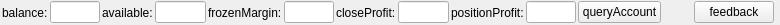
<?xml version="1.0" encoding="UTF-8"?>
<ui version="4.0">
 <class>AccountForm</class>
 <widget class="QWidget" name="AccountForm">
  <property name="geometry">
   <rect>
    <x>0</x>
    <y>0</y>
    <width>780</width>
    <height>25</height>
   </rect>
  </property>
  <property name="windowTitle">
   <string>Form</string>
  </property>
  <layout class="QHBoxLayout" name="horizontalLayoutAll">
   <property name="spacing">
    <number>0</number>
   </property>
   <property name="leftMargin">
    <number>0</number>
   </property>
   <property name="topMargin">
    <number>0</number>
   </property>
   <property name="rightMargin">
    <number>4</number>
   </property>
   <property name="bottomMargin">
    <number>0</number>
   </property>
   <item>
    <layout class="QHBoxLayout" name="horizontalLayout">
     <property name="spacing">
      <number>2</number>
     </property>
     <property name="leftMargin">
      <number>2</number>
     </property>
     <property name="topMargin">
      <number>0</number>
     </property>
     <property name="rightMargin">
      <number>2</number>
     </property>
     <property name="bottomMargin">
      <number>0</number>
     </property>
     <item>
      <widget class="QLabel" name="labelBalance">
       <property name="text">
        <string>balance:</string>
       </property>
      </widget>
     </item>
     <item>
      <widget class="QLineEdit" name="lineEditBalance">
       <property name="maximumSize">
        <size>
         <width>60</width>
         <height>16777215</height>
        </size>
       </property>
       <property name="readOnly">
        <bool>true</bool>
       </property>
      </widget>
     </item>
     <item>
      <widget class="QLabel" name="labelAvailable">
       <property name="text">
        <string>available:</string>
       </property>
      </widget>
     </item>
     <item>
      <widget class="QLineEdit" name="lineEditAvailable">
       <property name="maximumSize">
        <size>
         <width>60</width>
         <height>16777215</height>
        </size>
       </property>
       <property name="readOnly">
        <bool>true</bool>
       </property>
      </widget>
     </item>
     <item>
      <widget class="QLabel" name="labelFrozenMargin">
       <property name="text">
        <string>frozenMargin:</string>
       </property>
      </widget>
     </item>
     <item>
      <widget class="QLineEdit" name="lineEditFrozenMargin">
       <property name="maximumSize">
        <size>
         <width>60</width>
         <height>16777215</height>
        </size>
       </property>
       <property name="readOnly">
        <bool>true</bool>
       </property>
      </widget>
     </item>
     <item>
      <widget class="QLabel" name="labelCloseProfilt">
       <property name="text">
        <string>closeProfit:</string>
       </property>
      </widget>
     </item>
     <item>
      <widget class="QLineEdit" name="lineEditCloseProfit">
       <property name="maximumSize">
        <size>
         <width>60</width>
         <height>16777215</height>
        </size>
       </property>
       <property name="readOnly">
        <bool>true</bool>
       </property>
      </widget>
     </item>
     <item>
      <widget class="QLabel" name="labelPositionProfit">
       <property name="text">
        <string>positionProfit:</string>
       </property>
      </widget>
     </item>
     <item>
      <widget class="QLineEdit" name="lineEditPositionProfit">
       <property name="maximumSize">
        <size>
         <width>60</width>
         <height>16777215</height>
        </size>
       </property>
       <property name="readOnly">
        <bool>true</bool>
       </property>
      </widget>
     </item>
     <item>
      <widget class="QPushButton" name="pushButtonQueryAccount">
       <property name="text">
        <string>queryAccount</string>
       </property>
      </widget>
     </item>
     <item>
      <spacer name="horizontalSpacer">
       <property name="orientation">
        <enum>Qt::Horizontal</enum>
       </property>
       <property name="sizeHint" stdset="0">
        <size>
         <width>40</width>
         <height>20</height>
        </size>
       </property>
      </spacer>
     </item>
     <item>
      <widget class="QPushButton" name="pushButtonFeedback">
       <property name="text">
        <string>feedback</string>
       </property>
      </widget>
     </item>
    </layout>
   </item>
  </layout>
 </widget>
 <resources/>
 <connections/>
</ui>
